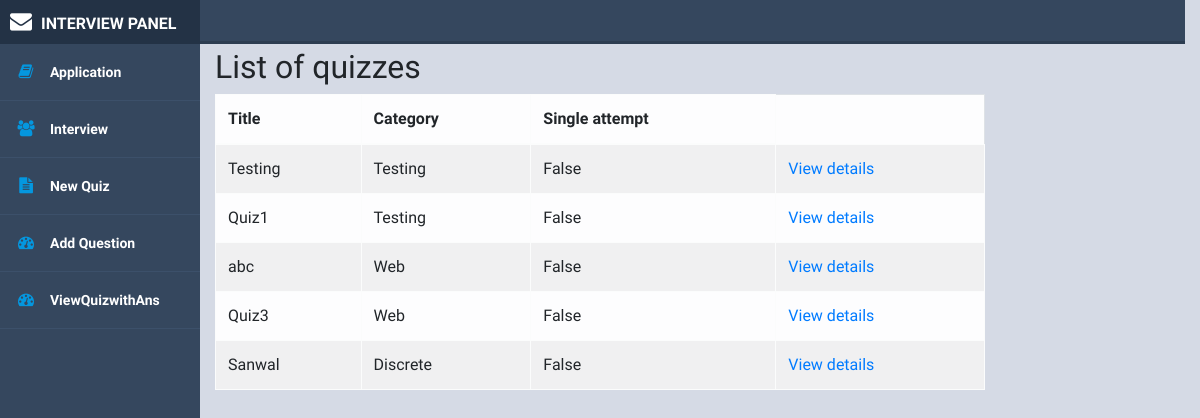
Screenshot of /inter/ViewQuiz/ with the database file from the repository.
### InterviewPanel/models.py (models this page shows, shortened)
class Quiz(models.Model):
    title = models.CharField(
        verbose_name="Title",
        max_length=60, blank=False,
        help_text=" Descriptive Title For Quiz"
    )
    description = models.TextField(verbose_name="Description", null=True,
                                   help_text="Add some meaningful information about this Quiz.")
    url = models.SlugField(
        max_length=60, blank=True, unique=True,
        help_text="a user friendly url",
        verbose_name="user friendly url")
    category = models.ForeignKey(
        Category, null=True, blank=True,
        verbose_name="Category", on_delete=models.CASCADE, help_text="To Manage The Quizzes Assign a Categeory")
    answers_at_end = models.BooleanField(
        blank=False, default=False,
        help_text=("Correct answer is NOT shown after question."
                   " Answers displayed at the end."),
        verbose_name="Answers at end")
    single_attempt = models.BooleanField(
        blank=False, default=False,
        help_text=("If yes, only one attempt by"
                   " a user will be permitted."
                   " Non users cannot sit this exam."),
        verbose_name="Single Attempt")
    success_text = models.TextField(
        blank=True, help_text="Displayed if user passes.",
        verbose_name="Success Text")
    fail_text = models.TextField(
        verbose_name="Fail Text",
        blank=True, help_text="Displayed if user fails.")
    timestamp = models.DateTimeField(auto_now_add=True)
    class Meta:
        ordering = ['timestamp', ]
        verbose_name = "Quiz"
        verbose_name_plural = "Quizzes"

class Category(models.Model):
    category = models.CharField(
        verbose_name="Category",
        max_length=250, blank=True,
        unique=True, null=True)
    objects = CategoryManager()
    class Meta:
        verbose_name = "Category"
        verbose_name_plural = "Categories"
    def __str__(self):
        return self.category

### InterviewPanel/views.py (the view)
# urls.py: path('ViewQuiz/', QuizListView.as_view(), name="ViewQuiz"),
class QuizListView(ListView):
    model = Quiz
    template_name = "quiz_list.html"
    def get_queryset(self):
        queryset = super(QuizListView, self).get_queryset()
        return queryset

### InterviewPanel/templates/quiz_list.html (shortened to what this page needs)
{%extends 'basic4.html'%}
{% load i18n %}
{%block body%}
<h2>{% trans "List of quizzes" %}</h2>
    {% if quiz_list %}
		<table class="table table-light table-striped table-hover table-bordered">
		  <thead>
			<tr>
			  <th>{% trans "Title" %}</th>
			  <th>{% trans "Category" %}</th>
			  <th>{% trans "Single attempt" %}</th>
			</tr>
		  </thead>
		  <tbody>
        {% for quiz in quiz_list %}
  			<tr>
			  <td>{{quiz.title}}</td>
			  <td>{{ quiz.category }}</td>
			  <td>{{ quiz.single_attempt }}</td>
			   <td><a href="{%url 'InterviewPanel:DetailQuiz' slug=quiz.url%}">
				  {% trans "View details" %}
				</a>
		    </td>
			</tr>
        {% endfor %}
		  </tbody>
		</table>
	{% else %}
        <p>{% trans "There are no available quizzes" %}.</p>
    {% endif %}
{%endblock%}

### rows the page displays
Quiz: title "Testing", category "Testing", single_attempt "False"
Quiz: title "Quiz1", category "Testing", single_attempt "False"
Quiz: title "abc", category "Web", single_attempt "False"
Quiz: title "Quiz3", category "Web", single_attempt "False"
Quiz: title "Sanwal", category "Discrete", single_attempt "False"
